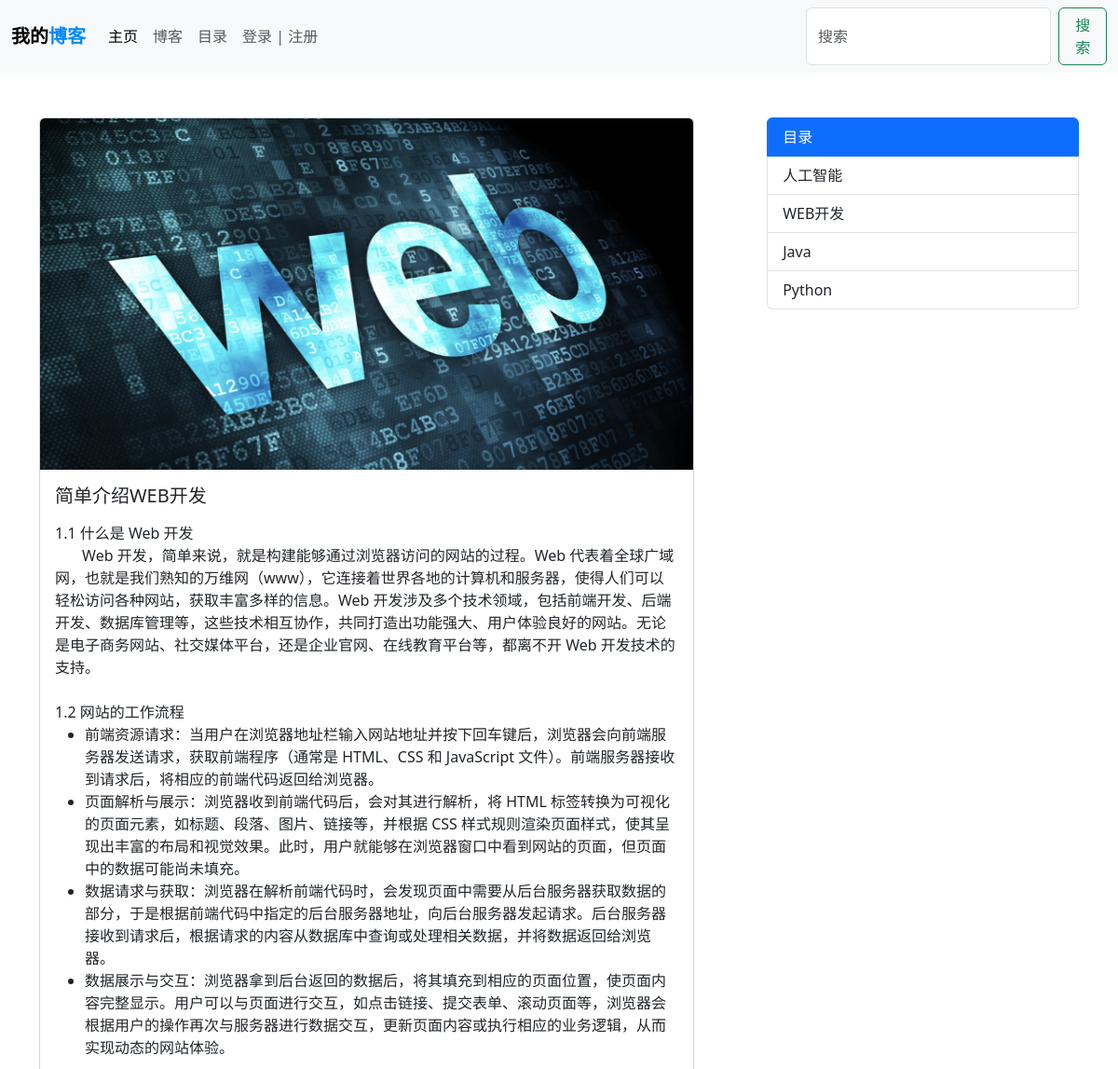
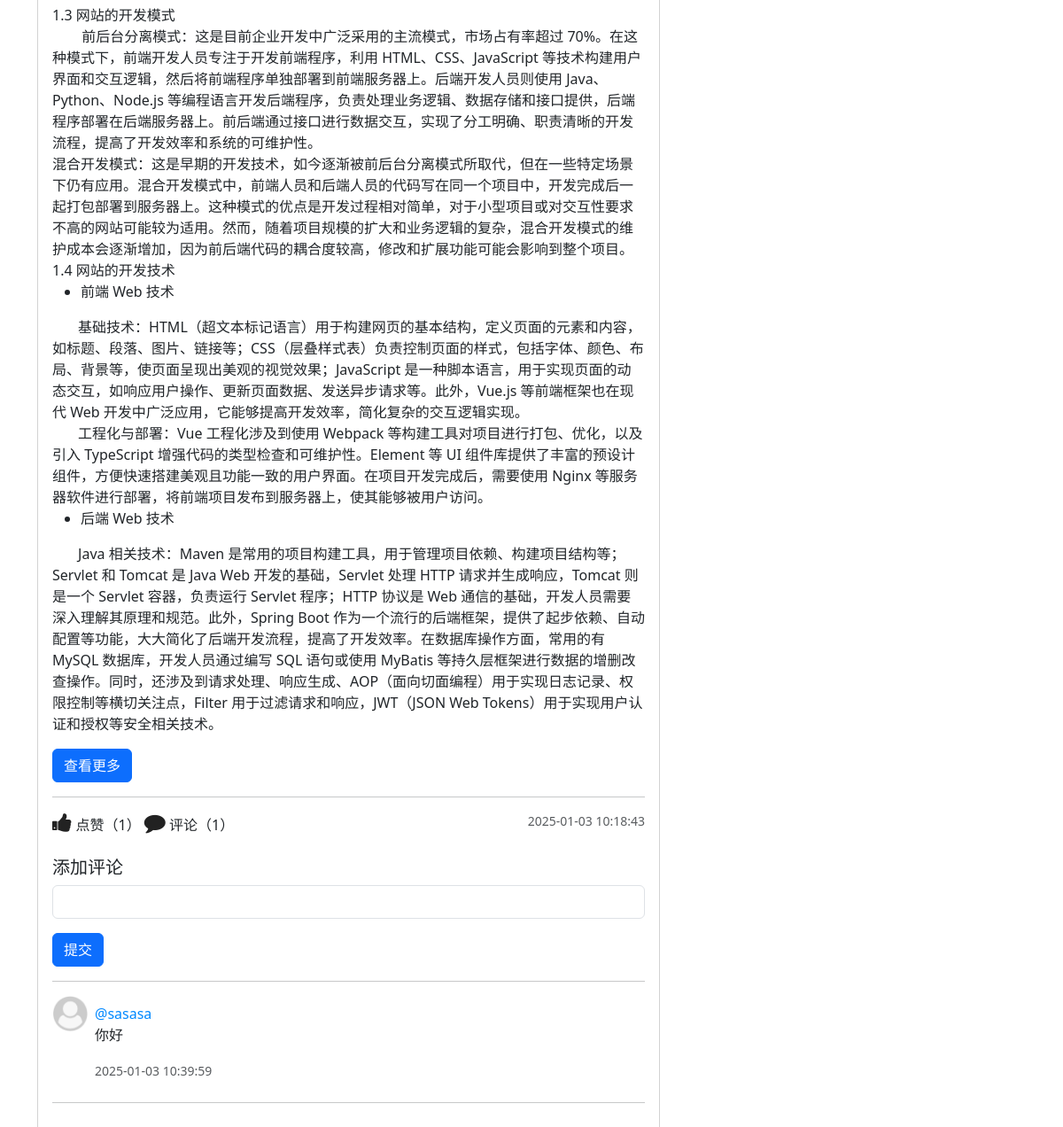
/blog-view.php?post_id=10, run on the app's committed database (2 pictures, top to bottom).
### tables this page shows
CREATE TABLE `post` (
  `post_id` int(11) NOT NULL,
  `post_title` varchar(127) NOT NULL,
  `post_text` text NOT NULL,
  `category` int(11) DEFAULT '0',
  `publish` int(2) NOT NULL DEFAULT '1',
  `cover_url` varchar(255) NOT NULL DEFAULT 'default.jpg',
  `created_at` datetime NOT NULL DEFAULT CURRENT_TIMESTAMP
);

CREATE TABLE `comment` (
  `comment_id` int(11) NOT NULL,
  `comment` varchar(255) NOT NULL,
  `user_id` int(11) NOT NULL,
  `post_id` int(11) NOT NULL,
  `created_at` datetime NOT NULL DEFAULT CURRENT_TIMESTAMP
);

CREATE TABLE `users` (
  `id` int(11) NOT NULL,
  `fname` varchar(255) NOT NULL,
  `username` varchar(255) NOT NULL,
  `password` varchar(255) NOT NULL
);

CREATE TABLE `category` (
  `id` int(11) NOT NULL,
  `category` varchar(127) NOT NULL
);

### admin/data/post.php (called while the page is built, shortened)
<?php
function getById($conn, $id) {
    $sql = "SELECT * FROM post WHERE post_id = ? AND publish = 1";
    $stmt = $conn->prepare($sql);
    $stmt->execute([$id]);
    if ($stmt->rowCount() >= 1) {
        $data = $stmt->fetch();
        return $data;
    } else {
        return 0;
    }
}
function get5Categories($conn) {
    $sql = "SELECT * FROM category LIMIT 5";
    $stmt = $conn->prepare($sql);
    $stmt->execute();
    if ($stmt->rowCount() >= 1) {
        $data = $stmt->fetchAll();
        return $data;
    } else {
        return 0;
    }
}
function getUserById($conn, $id) {
    $sql = "SELECT id, fname, username FROM users WHERE id =?";
    $stmt = $conn->prepare($sql);
    $stmt->execute([$id]);
    if ($stmt->rowCount() >= 1) {
        $data = $stmt->fetch();
        return $data;
    } else {
        return 0;
    }
}

### admin/data/comment.php (called while the page is built, shortened)
<?php
function countByPostId($conn, $id) {
    $sql = "SELECT * FROM comment WHERE post_id = ?";
    $stmt = $conn->prepare($sql);
    $stmt->execute([$id]);
    return $stmt->rowCount();
}
function likeCountByPostId($conn, $id) {
    $sql = "SELECT * FROM post_like WHERE post_id = ?";
    $stmt = $conn->prepare($sql);
    $stmt->execute([$id]);
    return $stmt->rowCount();
}
function getCommentsByPostId($conn, $id) {
    $sql = "SELECT * FROM comment WHERE post_id = ? ORDER BY comment_id DESC";
    $stmt = $conn->prepare($sql);
    $stmt->execute([$id]);
    if ($stmt->rowCount() >= 1) {
        $data = $stmt->fetchAll();
        return $data;
    } else {
        return 0;
    }
}

### blog-view.php (the view, shortened to what this page needs)
<?php
$logged = false;
if (isset($_GET['post_id'])) {
    include_once("admin/data/post.php");
    include_once("admin/data/comment.php");
    include_once("db_conn.php");
    $id = $_GET['post_id'];
    $post = getById($conn, $id);
    $comments = getCommentsByPostId($conn, $id);
    $categories = get5Categories($conn);
?>
<!DOCTYPE html>
<html lang="zh-CN">
<head>
    <link href="https://cdn.jsdelivr.net/npm/bootstrap@5.3.3/dist/css/bootstrap.min.css" rel="stylesheet">
    <link rel="stylesheet" href="https://stackpath.bootstrapcdn.com/font-awesome/4.7.0/css/font-awesome.min.css">
    <link rel="stylesheet" href="css/style.css">
</head>
<body>
<?php
include 'inc/NavBar.php';
?>
<div class="container mt-5">
    <section class="d-flex">
            <main class="main-blog">
                <div class="card main-blog-card mb-5">
                    <img src="upload/blog/<?=$post['cover_url']?>" class="card-img-top" alt="...">
                    <div class="card-body">
                        <h5 class="card-title"><?=$post['post_title']?></h5>
                        <p class="card-text"><?=$post['post_text']?></p>
                        <a href="#" class="btn btn-primary">查看更多</a>
                        <hr>
                        <div class="d-flex justify-content-between">
                            <div class="react-btns">
                                <?php
                                $post_id = $post['post_id'];
                                if ($logged) {
                                    $liked = isLikedByUserId($conn, $post_id, $user_id);
                                    if ($liked) {
                                        ?>
                                        <i class="fa fa-thumbs-up liked like-btn" post-id="<?=$post_id?>" liked="1" aria-hidden="true"></i>
                                    <?php } else { ?>
                                        <i class="fa fa-thumbs-up like like-btn" post-id="<?=$post_id?>" liked="0" aria-hidden="true"></i>
                                    <?php } } else { ?>
                                    <i class="fa fa-thumbs-up" aria-hidden="true"></i>
                                <?php } ?>
                                点赞（<span><?php echo likeCountByPostId($conn,$post['post_id']);?></span>）
                                <i class="fa fa-comment" aria-hidden="true"></i> 评论（<?php echo countByPostId($conn,$post['post_id']);?>）
                            </div>
                            <small class="text-body-secondary"><?=$post['created_at']?></small>
                        </div>
                        <form action="php/comment.php" method="post" id="comments">
                            <h5 class="mt-4">添加评论</h5>
                            <div class="mb-3">
                                <input type="text" class="form-control" name="comment">
                            </div>
                            <button type="submit" class="btn btn-primary">提交</button>
                        </form><hr>
                        <div>
                            <div class="comments">
                                <?php if ($comments != 0) {
                                    foreach ($comments as $comment) {
                                        $u = getUserById($conn, $comment['user_id']);
                                        ?>
                                        <div class="comment d-flex">
                                            <div>
                                                <img src="img/user-default.png" width="40" height="40">
                                            </div>
                                            <div class="p-2">
                                                <span>@<?=$u['username']?></span>
                                                <p><?=$comment['comment']?></p>
                                                <small class="text-body-secondary"><?=$comment['created_at']?></small>
                                            </div>
                                        </div><hr>
                                    <?php } } ?>
                            </div>
                        </div>
                    </div>
                </div>
            </main>
        <aside class="aside-main">
            <div class="list-group category-aside">
                <a href="#" class="list-group-item list-group-item-action active" aria-current="true">目录</a>
                <?php foreach ($categories as $category) { ?>
                    <a href="category.php?category_id=<?=$category['id']?>" class="list-group-item list-group-item-action"><?php echo $category['category'];?></a>
                <?php } ?>
            </div>
        </aside>
    </section>
</div>
</body>
</html>
<?php } else {
    header("Location: blog.php");
    exit;
} ?>

### css/style.css (style rules this page uses)
.main-blog-card { width: 90%; }
.category-aside { width: 100%; }
.main-blog { width: 70%; }
.aside-main { width: 30%; }
.react-btns i { font-size: 24px; color: #222; cursor: pointer; }
.comments .comment span { color: #0088FF; }

### data on the page
post: cover_url (picture), post_title "简单介绍WEB开发", post_text "1.1 什么是 Web 开发 Web 开发，简单来说，就是构建能够通过浏览器访问的网站的过程。Web 代表着全球广域网，也就是我们熟知的万维网（www），它连接着世界各地的计算机和服务器，使得人们可以轻松访问各种网站，获取丰富多样的信息。Web 开发涉及多个技术领域，包括前端开发、后端开发、数据库管理等，这些技术相互协作，共同打造出功能强大、用户体验良好的网站。无论是电子商务网站、社交媒体平台，还是企业官网、在线教育平台等，都离不开 Web 开发技术的支持。 1.2 网站的工作流程 前端资源请求：当用户在浏览器地址栏输入网站地址并按下回车键后，浏览器会向前端服务器发送请求，获取前端程序（通常是 HTML、CSS 和 JavaScript 文件）。前端服务器接收到请求后，将相应的前端代码返回给浏览器。 页面解析与展示：浏览器收到前端代码后，会对其进行解析，将 HTML 标签转换为可视化的页面元素，如标题、段落、图片、链接等，并根据 CSS 样式规则渲染页面样式，使其呈现出丰富的布局和视觉效果。此时，用户就能够在浏览器窗口中看到网站的页面，但页面中的数据可能尚未填充。 数据请求与获取：浏览器在解析前端代码时，会发现页面中需要从后台服务器获取数据的部分，于是根据前端代码中指定的后台服务器地址，向后台服务器发起请求。后台服务器接收到请求后，根据请求的内容从数据库中查询或处理相关数据，并将数据返回给浏览器。…", created_at "2025-01-03 10:18:43"
comment: user.username "sasasa", comment "你好", created_at "2025-01-03 10:39:59"
category: category "人工智能"
category: category "WEB开发"
category: category "Java"
category: category "Python"

### other printed values
likeCountByPostId($conn,$post['post_id']) "1"
countByPostId($conn,$post['post_id']) "1"
